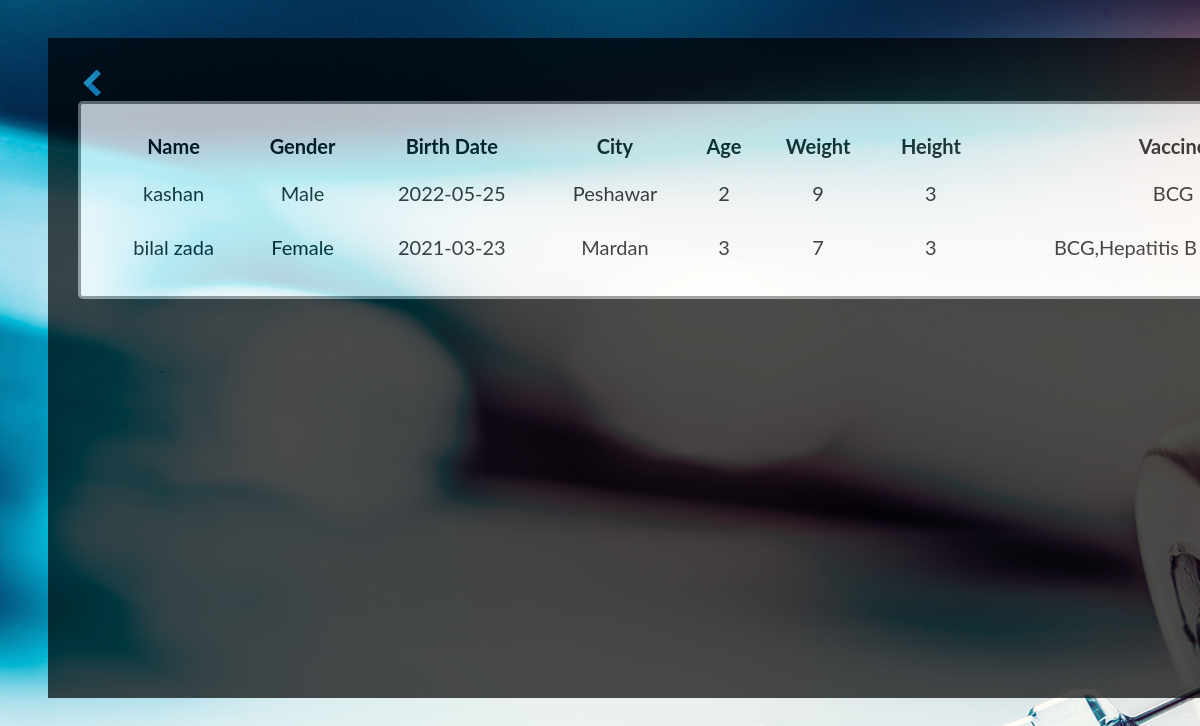
The page /viewchild.php on the database its author committed.
### tables this page shows
CREATE TABLE `child` (
  `c_name` varchar(15) NOT NULL,
  `c_gender` varchar(8) DEFAULT NULL,
  `c_city` varchar(30) DEFAULT NULL,
  `c_birth` date DEFAULT NULL,
  `c_age` int(3) DEFAULT NULL,
  `c_weight` int(5) DEFAULT NULL,
  `c_height` int(5) DEFAULT NULL,
  `c_vaccine` varchar(100) DEFAULT NULL,
  `p_username` varchar(15) DEFAULT NULL
);

### viewchild.php (the view, shortened to what this page needs)
<!DOCTYPE html>
<html>
<head>
</head>
<body>
<div>
<a href="adminindex.php"><img src="backarrow.png" width="30" height="30"></a></br>
<table class="tabel_style" cellspacing="5" cellpadding="5" >
<?php
	include 'database_connection.php';
	$query="SELECT * FROM child";
	$result = mysqli_query($con,$query);
	if(mysqli_num_rows($result) > 0){
		echo "<tr>
				<th>Name</th>
				<th>Gender</th>
				<th>Birth Date</th>
				<th>City</th>
				<th>Age</th>
				<th>Weight</th>
				<th>Height</th>
				<th>Vaccine</th>
				<th></th>
				<th></th>
			</tr>";
		while ($row = mysqli_fetch_array($result)) {
			echo "<tr>
					<td>".$row['c_name']."</td>
					<td>".$row['c_gender']."</td>
					<td>".$row['c_birth']."</td>
					<td>".$row['c_city']."</td>
					<td>".$row['c_age']."</td>
					<td>".$row['c_weight']."</td>
					<td>".$row['c_height']."</td>
					<td>".$row['c_vaccine']."</td>
					<td><a href='deletechild.php?c_name=".$row['c_name']."'>
						<img src='delete.png'width='35' height='35'/></a>
					</td>
				  </tr>";
		}
	}
	else{
		echo "<p>No Any Child Details !</p>";
	}
?>
</table>
</div>
</body>
</html>

### viewchild.php (style rules this page uses)
body { font-family: "Lato", sans-serif; background-size: cover; position: fixed; background: url('indexback.jpg'); }
div { opacity: 0.7; background-color: black; width: 1400px; height: 600px; margin: 30px 40px; padding: 30px; overflow: auto; }
.tabel_style { background-color: white; border-radius: 5px; border-style: solid; font-size: 20px; padding: 20px; text-align: center; width: 1400px; }

### rows shown on the page
child: c_name "kashan", c_gender "Male", c_birth "2022-05-25", c_city "Peshawar", c_age "2", c_weight "9", c_height "3", c_vaccine "BCG"
child: c_name "bilal zada", c_gender "Female", c_birth "2021-03-23", c_city "Mardan", c_age "3", c_weight "7", c_height "3", c_vaccine "BCG,Hepatitis B…"
